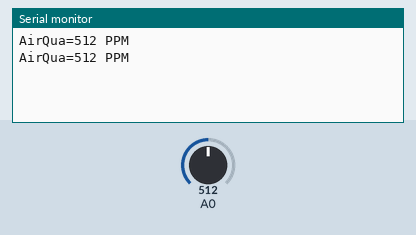
This sketch was run on a simulated Arduino Uno, built with avr-gcc and run on an emulated ATmega328P. Shown: the last lines printed to the serial monitor. The inputs (shaded band) are chosen by the test bench; at power-on: A0 = 512.

Above: at 1.8 s.
1.9 s: A0 set to 716
At 2.8 s:
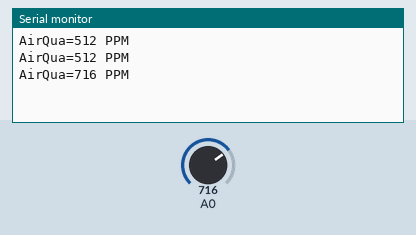
3.4 s: A0 set to 900
At 4.5 s:
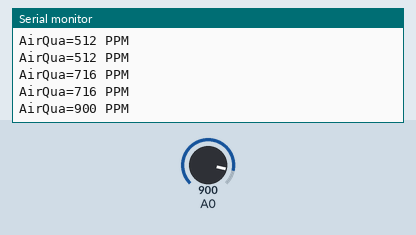
Timing chart, 0 to 6.4 s (numbered marks = the images above; inputs shaded):
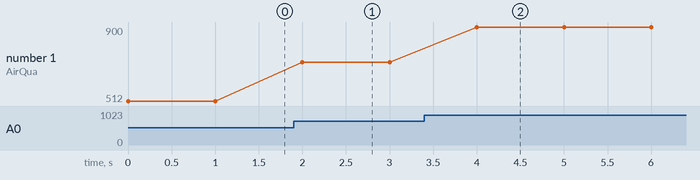

The sketch:

MQ135.ino
```cpp
int sensorValue;


void setup() {
  // put your setup code here, to run once:
  Serial.begin(9600);
}

void loop() {
  // put your main code here, to run repeatedly:
  sensorValue = analogRead(0);
  Serial.print("AirQua=");
  Serial.print(sensorValue, DEC);
  Serial.println(" PPM");
  Serial.println();
  delay(1000);
}
```

Measured:
- after the input at 1.9 s, the serial monitor: prints a new line after 0.10 s (image 1)
- after the input at 3.4 s, the serial monitor: prints a new line after 0.60 s (image 2)
- plotted number 1: 512 → 716 after the input at 1.9 s, 716 → 900 after the input at 3.4 s
